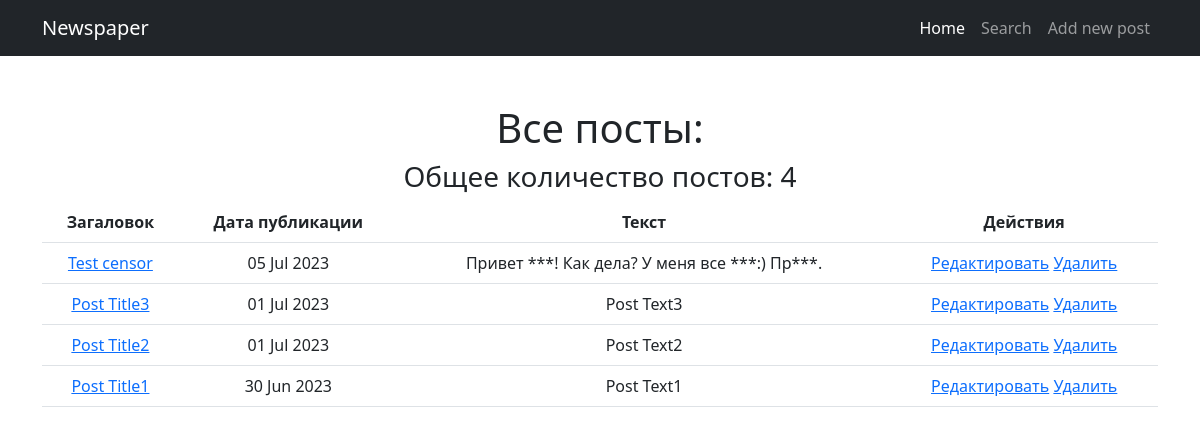
The page /news/ on the database as committed earlier.
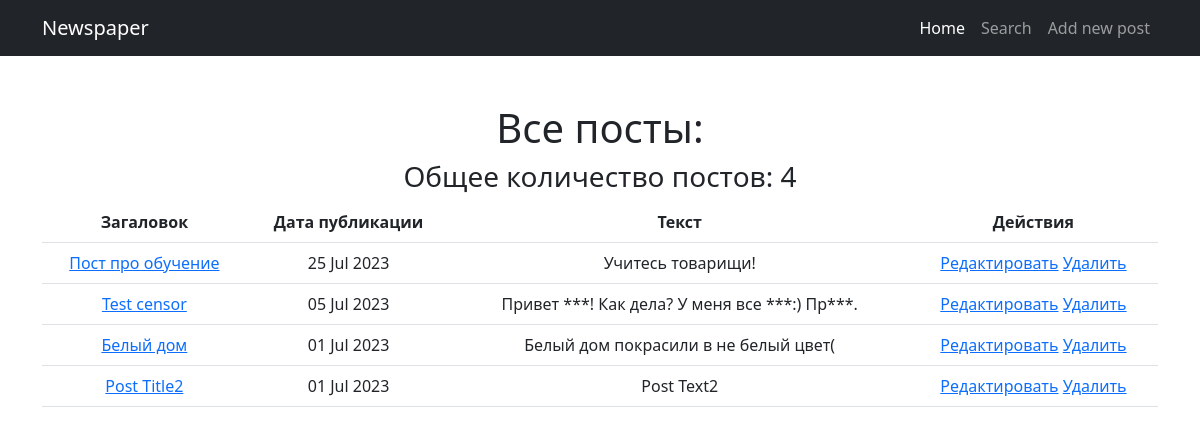
The same page on the database as committed later.
### news/models.py (models this page shows, shortened)
class Post(models.Model):
    author = models.ForeignKey(Author, on_delete=models.CASCADE)
    ARTICLE = 'AR'
    NEWS = 'NW'
    CHOICES = [
        (ARTICLE, 'Статья'),
        (NEWS, 'Новость')
    ]
    choice = models.CharField(max_length=2, choices=CHOICES, default=ARTICLE)
    createDate = models.DateTimeField(auto_now_add=True)
    category = models.ManyToManyField(Category, through='PostCategory')
    postTitle = models.CharField(max_length=255)
    postText = models.TextField()
    postRating = models.IntegerField(default=0)

### news/views.py (the view)
# urls.py: path('', PostsList.as_view(), name='allNews'),
class PostsList(ListView):
    model = Post
    template_name = 'news.html'
    context_object_name = 'posts'
    ordering = ['-createDate']
    paginate_by = 10

### news/templatetags/custom_filters.py (called while the page is built)
@register.filter(name='censor')
def censor(value):
    bad_words = ['плохое_слово1', 'плохое_слово2', 'плохое_слово3', 'плохое_слово4']
    for w in bad_words:
        if w in value:
            value = value.replace(w, '***')
    return value

### templates/news.html (shortened to what this page needs)
{% extends 'default.html' %}
{% block content %}
    {% if posts %}
        <h1>Все посты:</h1>
        <h3>Общее количество постов: {{ posts|length }}</h3>
        <table class="table">
           <tr>
               <th scope="col">
                   Загаловок
               </th>
               <th scope="col">
                   Дата публикации
               </th>
               <th scope="col">
                   Текст
               </th>
               <th scope="col">
                   Действия
               </th>
           </tr>
        {% for post in posts %}
           <tr>
               <td>
                   <a href="{% url 'news:postDetail' post.id %}">{{ post.postTitle|censor }}</a>
               </td>
               <td>
                   {{ post.createDate|date:'d M Y' }}
               </td>
               <td>
                   {{ post.postText|truncatewords:20|censor }}
               </td>
               <td>
                   <a href="{% url 'news:postUpdate' post.id %}">Редактировать</a>
                   <a href="{% url 'news:postDelete' post.id %}">Удалить</a>
               </td>
           </tr>
        {% endfor %}
        </table>
    {% else %}
        <h1>Пока новостей нет</h1>
    {% endif %}
{% endblock content %}

### templates/default.html (shortened to what this page needs)
{% load static %}
{% load custom_filters %}
<!DOCTYPE html>
<html lang="en">
    <head>
        <link href='{% static "css/styles.css" %}' rel="stylesheet" />
    </head>
    <body>
        <nav class="navbar navbar-expand-lg navbar-dark bg-dark">
            <div class="container">
                <a class="navbar-brand" href="#">Newspaper</a>
                <div class="collapse navbar-collapse" id="navbarSupportedContent">
                    <ul class="navbar-nav ms-auto mb-2 mb-lg-0">
                        <li class="nav-item"><a class="nav-link active" aria-current="page" href="{% url 'news:allNews' %}">Home</a></li>
                        <li class="nav-item"><a class="nav-link" href="{% url 'news:postSearch' %}">Search</a></li>
                        <li class="nav-item"><a class="nav-link" href="{% url 'news:postCreate' %}">Add new post</a></li>
                    </ul>
                </div>
            </div>
        </nav>
        <div class="container">
            <div class="text-center mt-5">
                {% block content %} {% endblock content %}
            </div>
        </div>
    </body>
</html>

Rows that differ between the two databases and show on the page:
removed Post: postTitle|censor "Post Title1", createDate "30 Jun 2023", postText|censor "Post Text1"
added Post: postTitle|censor "Пост про обучение", createDate "25 Jul 2023", postText|censor "Учитесь товарищи!"
changed Post: postTitle|censor "Post Title3" → "Белый дом"; postText|censor "Post Text3" → "Белый дом покрасили в не белый цвет("
